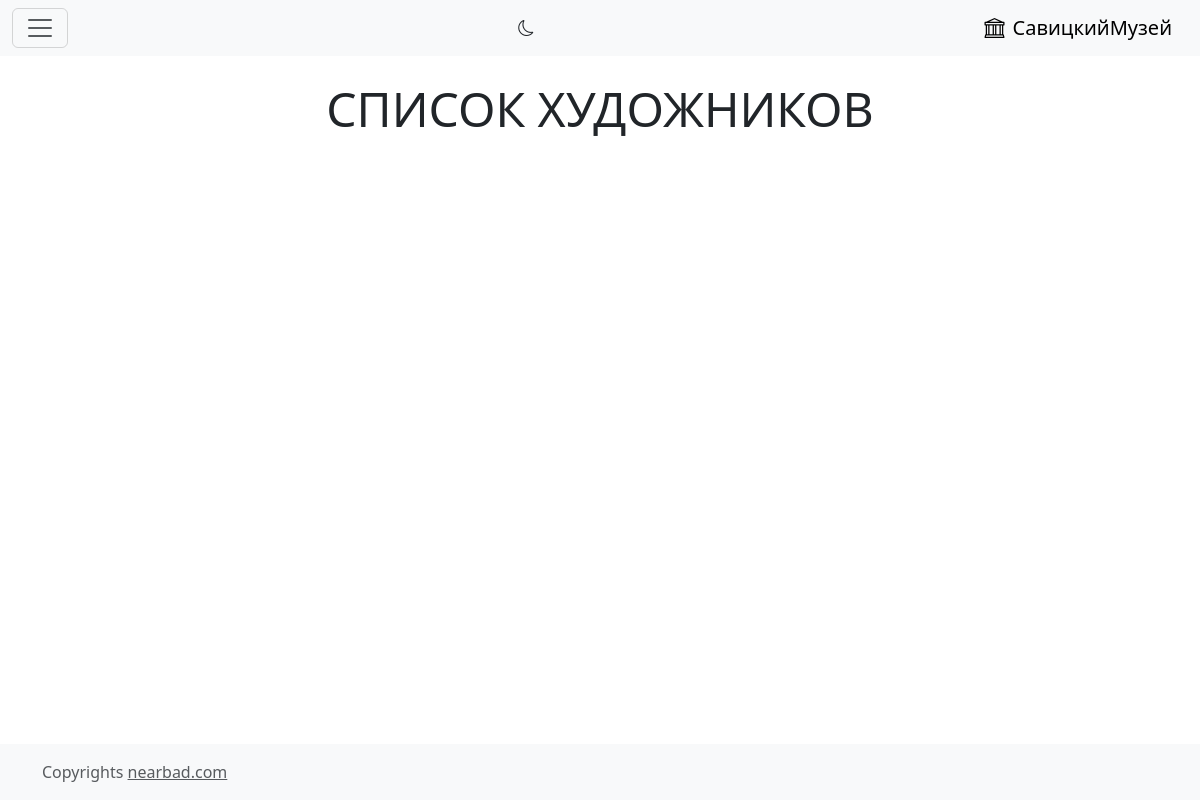
Before: /authors/ with the older database file.
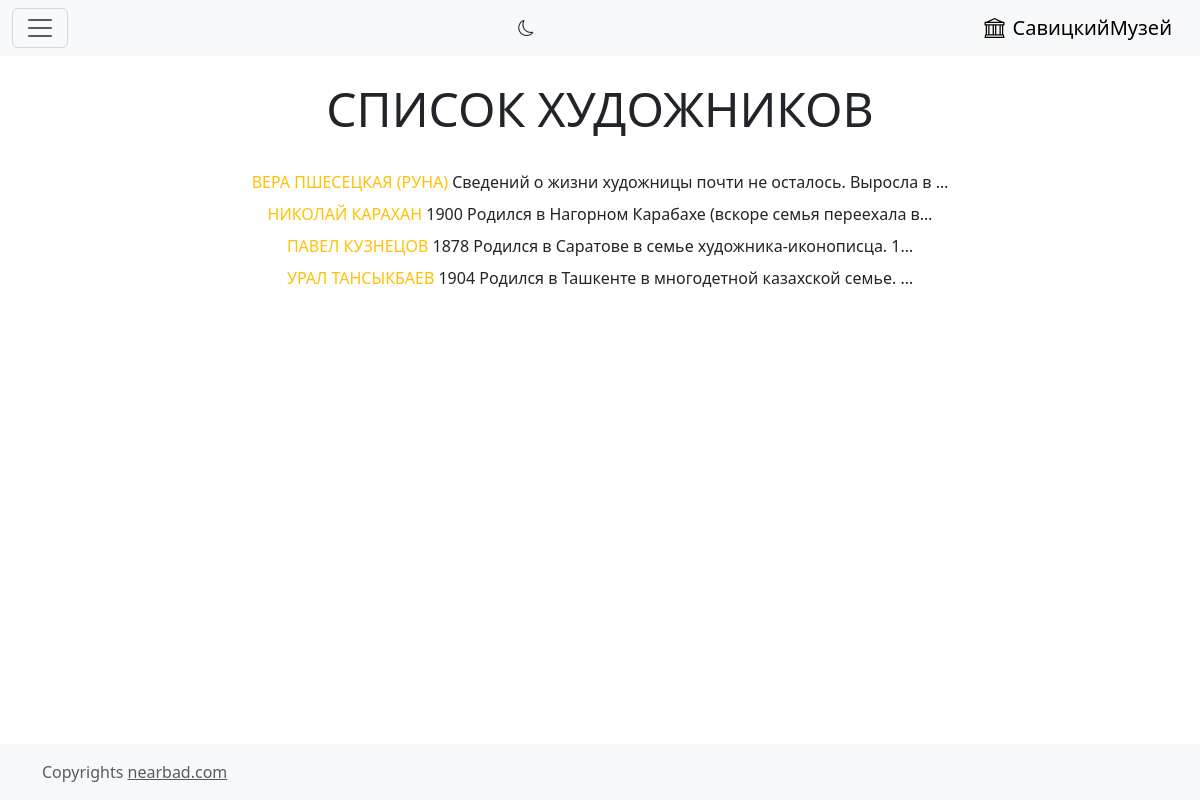
After: the same page with the newer database file.
### main/models.py (models this page shows, shortened)
class Author(models.Model):
    name = models.CharField(max_length=255, db_index=True, verbose_name='Имя художника')
    years_of_life = models.CharField(max_length=255, blank=True, verbose_name='Даты жизни')
    bio = models.TextField(blank=True, verbose_name='Биография')
    association = models.ManyToManyField('Association', blank=True, verbose_name='Группировка')
    education = models.ManyToManyField('Education', blank=True, verbose_name='Образование')
    institution = models.ManyToManyField('Institution', blank=True, verbose_name='Институция')
    class Meta:
        verbose_name = 'Художник'
        verbose_name_plural = 'Художники'
        ordering = ['name']

### main/views.py (the view)
# urls.py: path('authors/', AuthorList.as_view(), name='author_list'),
class AuthorList(ListView):
    model = Author
    template_name = 'author_list.html'
    context_object_name = 'authors'
    def get_queryset(self):
        return Author.objects.all().order_by('name')

### main/templates/main/author_list.html
{% extends 'layout/basic.html' %}
{% block content %}
<h4 class="display-5 mt-4 text-center"> СПИСОК ХУДОЖНИКОВ </h4>
<div class="container my-4">
    <div class="row text-center">
        <ul style="list-style: none">
            {% for author in authors %}
            <li class="my-2"><a class="text-decoration-none link-warning"
                                href="{% url 'main:author_detail' author.pk %}">{{ author.name }}</a>
                {{ author.bio|truncatechars:60 }}
            </li>
            {% endfor %}
        </ul>
    </div>
</div>
{% endblock %}

### main/templates/layout/basic.html (shortened to what this page needs)
{% load static %}
<!DOCTYPE html>
<html lang="en" class="h-100">
<head>
    <link href="https://cdn.jsdelivr.net/npm/bootstrap@5.3.0-alpha1/dist/css/bootstrap.min.css" rel="stylesheet"
>
    <link rel="stylesheet" href="https://cdn.jsdelivr.net/npm/bootstrap-icons@1.10.3/font/bootstrap-icons.css">
</head>
<body class="d-flex flex-column h-100" data-bs-theme="{% if request.COOKIES.theme == 'dark' %}dark{% endif %}">
<header>
    <nav class="navbar bg-body-tertiary">
        <div class="container-fluid">
            <button class="navbar-toggler" type="button" data-bs-toggle="offcanvas"
                    data-bs-target="#offcanvasNavbar" aria-controls="offcanvasNavbar">
                <span class="navbar-toggler-icon"></span>
            </button>
            {% if not request.COOKIES.theme == 'dark' %}
            <a class="link-dark" href="{% url 'main:set_theme' %}?theme=dark&{{ request.GET.urlencode }}&cb={{ request.META.HTTP_HOST }}/{{ request.path }}"><i
                    class="bi bi-moon"></i></a>
            {% else %}
            <a class="link-light" href="{% url 'main:set_theme' %}?theme=light&{{ request.GET.urlencode }}&cb={{ request.META.HTTP_HOST }}/{{ request.path }}"><i
                    class="bi bi-sun"></i></a>
            {% endif %}
            <a class="navbar-brand text-end fw-light" href="{% url 'main:index' %}"><i class="bi bi-bank me-2"></i>СавицкийМузей</a>
        </div>
    </nav>
</header>
<main>
    {% block content %}
    {% endblock %}
</main>
<footer class="footer mt-auto py-3 bg-body-tertiary">
    <div class="container">
            <span class="text-muted">Copyrights
                <a href="#" class="text-muted">nearbad.com</a></span>
    </div>
</footer>
</body>
</html>

Changed rows visible on the page:
added Author: name "ВЕРА ПШЕСЕЦКАЯ (РУНА)", bio "Сведений о жизни художницы почти не осталось. Выросла в …"
added Author: name "НИКОЛАЙ КАРАХАН", bio "1900 Родился в Нагорном Карабахе (вскоре семья переехала в…"
added Author: name "ПАВЕЛ КУЗНЕЦОВ", bio "1878 Родился в Саратове в семье художника-иконописца. 1…"
added Author: name "УРАЛ ТАНСЫКБАЕВ", bio "1904 Родился в Ташкенте в многодетной казахской семье. …"
